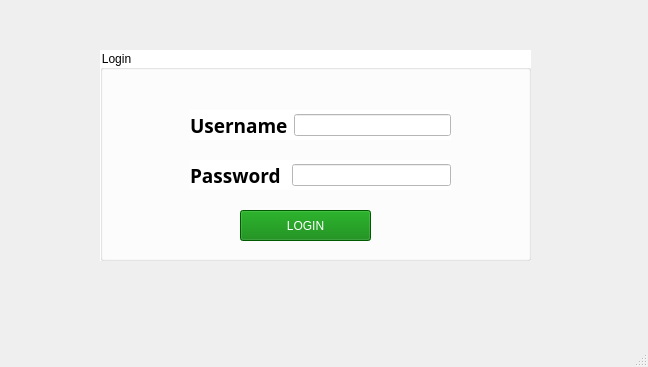
<?xml version="1.0" encoding="UTF-8"?>
<ui version="4.0">
 <class>MainWindow</class>
 <widget class="QMainWindow" name="MainWindow">
  <property name="geometry">
   <rect>
    <x>0</x>
    <y>0</y>
    <width>648</width>
    <height>367</height>
   </rect>
  </property>
  <property name="windowTitle">
   <string>MainWindow</string>
  </property>
  <widget class="QWidget" name="centralwidget">
   <widget class="QGroupBox" name="groupBox">
    <property name="geometry">
     <rect>
      <x>100</x>
      <y>50</y>
      <width>431</width>
      <height>211</height>
     </rect>
    </property>
    <property name="styleSheet">
     <string notr="true">background-color:white;
</string>
    </property>
    <property name="title">
     <string>Login</string>
    </property>
    <widget class="QPushButton" name="pushButton">
     <property name="geometry">
      <rect>
       <x>140</x>
       <y>160</y>
       <width>131</width>
       <height>31</height>
      </rect>
     </property>
     <property name="autoFillBackground">
      <bool>false</bool>
     </property>
     <property name="styleSheet">
      <string notr="true">background-color: green;color:white;</string>
     </property>
     <property name="text">
      <string>LOGIN</string>
     </property>
    </widget>
    <widget class="QWidget" name="">
     <property name="geometry">
      <rect>
       <x>90</x>
       <y>60</y>
       <width>261</width>
       <height>30</height>
      </rect>
     </property>
     <layout class="QHBoxLayout" name="horizontalLayout">
      <item>
       <widget class="QLabel" name="label">
        <property name="font">
         <font>
          <family>Trebuchet MS</family>
          <pointsize>14</pointsize>
          <weight>75</weight>
          <bold>true</bold>
         </font>
        </property>
        <property name="text">
         <string>Username</string>
        </property>
       </widget>
      </item>
      <item>
       <widget class="QLineEdit" name="lineEdit">
        <property name="inputMask">
         <string>9999</string>
        </property>
       </widget>
      </item>
     </layout>
    </widget>
    <widget class="QWidget" name="">
     <property name="geometry">
      <rect>
       <x>90</x>
       <y>110</y>
       <width>261</width>
       <height>30</height>
      </rect>
     </property>
     <layout class="QHBoxLayout" name="horizontalLayout_2">
      <item>
       <widget class="QLabel" name="label_2">
        <property name="font">
         <font>
          <family>Trebuchet MS</family>
          <pointsize>14</pointsize>
          <weight>75</weight>
          <bold>true</bold>
         </font>
        </property>
        <property name="text">
         <string>Password </string>
        </property>
       </widget>
      </item>
      <item>
       <widget class="QLineEdit" name="lineEdit_2"/>
      </item>
     </layout>
    </widget>
   </widget>
  </widget>
  <widget class="QMenuBar" name="menubar">
   <property name="geometry">
    <rect>
     <x>0</x>
     <y>0</y>
     <width>648</width>
     <height>26</height>
    </rect>
   </property>
  </widget>
  <widget class="QStatusBar" name="statusbar"/>
 </widget>
 <resources/>
 <connections/>
</ui>
